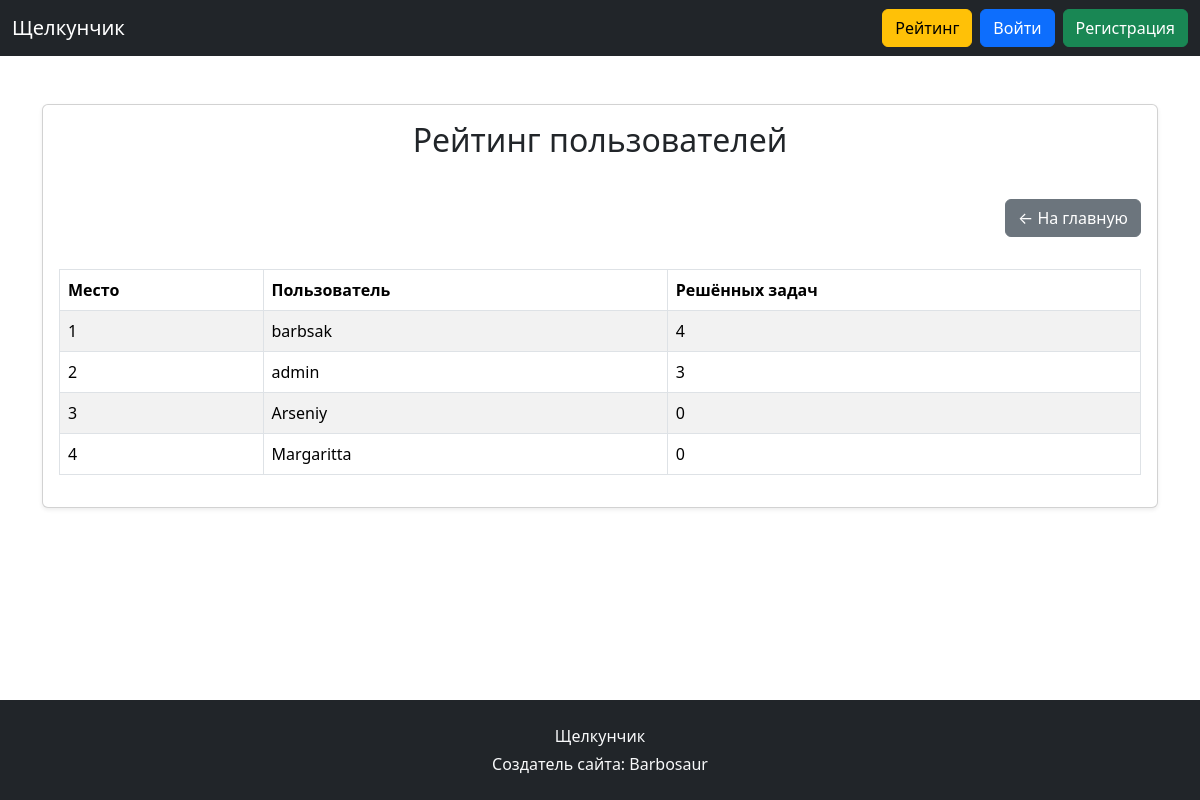
The page /leaderboard on the database as committed earlier.
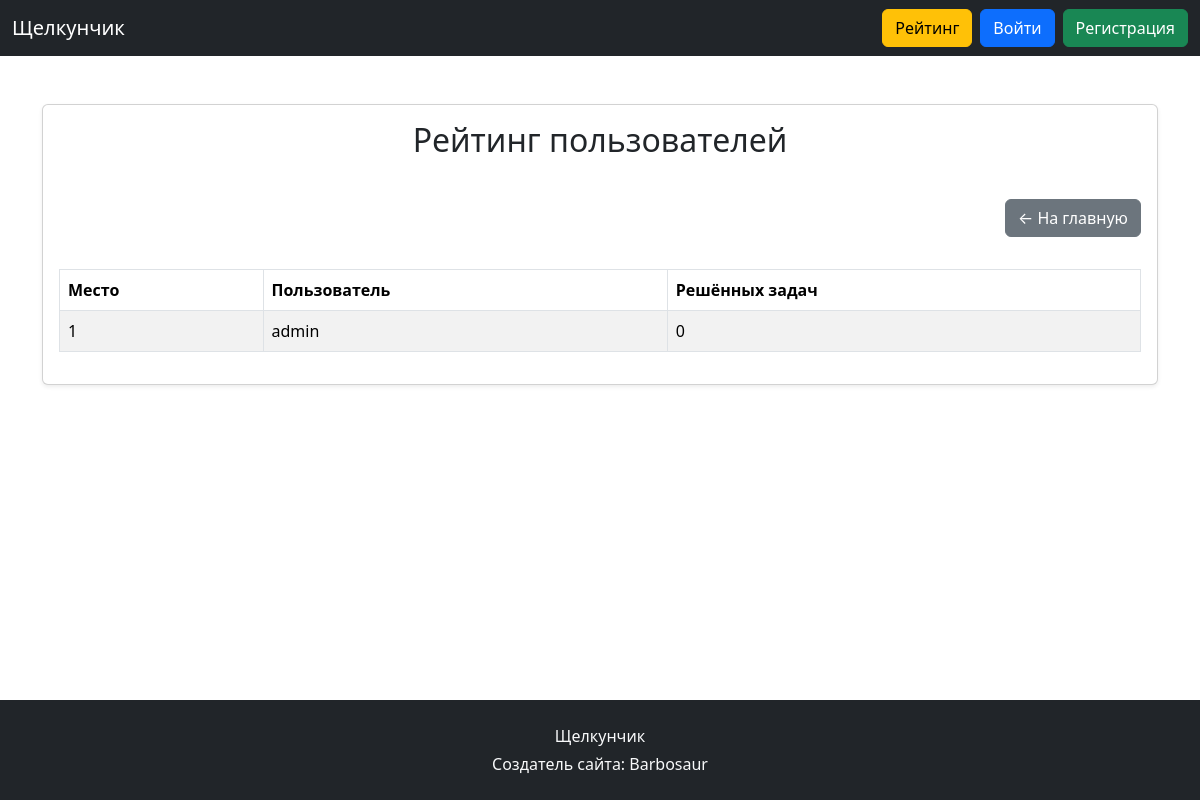
The same page on the database as committed later.
### data/user.py (models this page shows)
class User(SqlAchemyBase, UserMixin):
    __tablename__ = 'users'
    id = Column(Integer, primary_key=True)
    username = Column(String, unique=True, nullable=False)
    password = Column(String, nullable=False)
    solved_tasks = Column(Integer, default=0)
    tasks = relationship("UserTask", back_populates="user")

### app.py (the view)
@app.route('/leaderboard')
def leaderboard():
    db_sess = db_session.create_session()
    users = db_sess.query(User).order_by(User.solved_tasks.desc()).all()
    return render_template('leaderboard.html', users=users)

### data/db_session.py (called while the page is built)
def create_session() -> Session:
    global __factory
    return __factory()

### templates/leaderboard.html
{% extends 'base.html' %}
{% block content %}
<div class="container mt-5">
    <div class="card shadow-sm">
        <div class="card-body">
            <h2 class="card-title text-center mb-4">Рейтинг пользователей</h2>
            <div class="d-flex justify-content-end mb-3">
                <a href="{{ url_for('index') }}" class="btn btn-secondary mt-3 mb-3">&larr; На главную</a>
            </div>
            {% if users %}
            <div class="table-responsive">
                <table class="table table-striped table-bordered">
                    <thead class="thead-dark">
                        <tr>
                            <th scope="col">Место</th>
                            <th scope="col">Пользователь</th>
                            <th scope="col">Решённых задач</th>
                        </tr>
                    </thead>
                    <tbody>
                        {% for user in users %}
                        <tr>
                            <td>{{ loop.index }}</td>
                            <td>{{ user.username }}</td>
                            <td>{{ user.solved_tasks }}</td>
                        </tr>
                        {% endfor %}
                    </tbody>
                </table>
            </div>
            {% else %}
            <p class="text-center mt-3">Пока нет зарегистрированных пользователей.</p>
            {% endif %}
        </div>
    </div>
</div>
{% endblock %}

### templates/base.html (shortened to what this page needs)
<!DOCTYPE html>
<html>
<head>
    <link rel="stylesheet" href="/static/flex.css">
    <link href="https://cdn.jsdelivr.net/npm/bootstrap@5.3.6/dist/css/bootstrap.min.css" rel="stylesheet">
</head>
<body>
    <header>
        <nav class="navbar navbar-expand-lg navbar-dark bg-dark">
  <div class="container-fluid">
    <a class="navbar-brand" href="{{ url_for('index') }}">Щелкунчик</a>
    <div class="d-flex align-items-center">
      {% if current_user.is_authenticated %}
        <span class="text-light me-3">Привет, <b><a href="{{ url_for('account') }}">{{ current_user.username }}</a></b>! Решенных задач: {{ current_user.solved_tasks }}</span>
        {% if current_user.username == "admin" %}
          <a href="{{ url_for('manage_categories') }}" class="btn btn-outline-info me-2">Категории (admin)</a>
          <a href="{{ url_for('manage_tasks') }}" class="btn btn-outline-info me-2">Задачи (admin)</a>
        {% endif %}
        <a href="{{ url_for('leaderboard') }}" class="btn btn-warning me-2">Рейтинг</a>
        <a href="{{ url_for('logout') }}" class="btn btn-danger">Выйти</a>
      {% else %}
        <a href="{{ url_for('leaderboard') }}" class="btn btn-warning me-2">Рейтинг</a>
        <a href="{{ url_for('login') }}" class="btn btn-primary me-2">Войти</a>
        <a href="{{ url_for('register') }}" class="btn btn-success">Регистрация</a>
      {% endif %}
    </div>
  </div>
</nav>
    </header>
    <main>
        {% block content %}{% endblock %}
    </main>
<footer class="bg-dark text-light py-4 mt-auto">
  <div class="container text-center">
    <p class="mb-1">Щелкунчик</p>
    <p class="mb-0">Создатель сайта: Barbosaur</p>
  </div>
</footer>
</body>
</html>

### static/flex.css (style rules this page uses)
html, body { height: 100%; margin: 0; }
body { display: flex; flex-direction: column; min-height: 100vh; }
main { flex: 1; }

Rows that differ between the two databases and show on the page:
removed User: username "barbsak", solved_tasks "4"
removed User: username "Arseniy", solved_tasks "0"
removed User: username "Margaritta", solved_tasks "0"
changed User "admin": solved_tasks "3" → "0"
